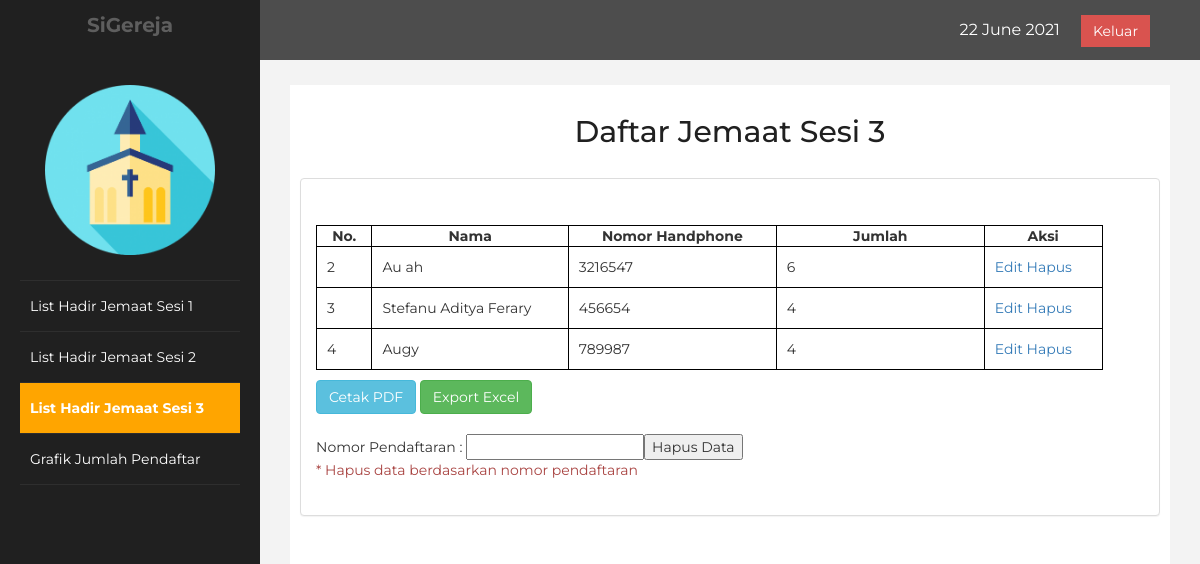
Page /admin_test3.php (signed in) on the committed database.
### tables this page shows
CREATE TABLE `sesi_3` (
  `nomor` int(30) NOT NULL,
  `nama` varchar(50) NOT NULL,
  `no_hp` varchar(30) NOT NULL,
  `jumlah` int(10) NOT NULL
);

### admin_test3.php (the view, shortened to what this page needs)
<!DOCTYPE html>
<html lang="en">
<head>
    <link rel="stylesheet" href="https://maxcdn.bootstrapcdn.com/bootstrap/3.3.7/css/bootstrap.min.css">
    <link rel="stylesheet" href="css/css5.css"/>
</head>
<body>
    <div id="wrapper">
        <nav class="navbar navbar-default navbar-cls-top " role="navigation" style="margin-bottom: 0">
            <div class="navbar-header">
                <a class="navbar-brand" href="#"> SiGereja</a>
            </div>
    <div style="color: white;padding: 15px 50px 5px 50px;float: right;font-size: 16px;"><?php date_default_timezone_set('Asia/Jakarta'); echo date("d F Y")."&nbsp; &nbsp; &nbsp;"; ?><a href="logout.php" class="btn btn-danger square-btn-adjust">Keluar</a> </div>
        </nav>
            <nav class="navbar-default navbar-side" role="navigation">
            <div class="sidebar-collapse">
                <ul class="nav" id="main-menu">
				<li class="text-center">
                    <img src="resource/image/logogereja.png" class="user-image img-responsive"/>
					</li>
                    <li>
                        <a href="admin.php"><i class="fa fa-dashboard fa-3x"></i> List Hadir Jemaat Sesi 1</a>
                    </li>
                    <li>
                        <a   href="admin_test2.php"><i class="fa fa-desktop fa-3x"></i> List Hadir Jemaat Sesi 2</a>
                    </li>
                    <li>
                        <a  class="active-menu" href="admin_test3.php"><i class="fa fa-desktop fa-3x"></i> List Hadir Jemaat Sesi 3</a>
                    </li>
                    <li>
                        <a href="grafik.php"><i class="fa fa-dashboard fa-3x"></i> Grafik Jumlah Pendaftar</a>
                    </li>
				</ul>
            </div>
        </nav>
        <div id="page-wrapper" >
            <div id="page-inner">
                <div class="row">
                    <div class="col-md-12">
                     <h2>Daftar Jemaat Sesi 3</h2>
                        <br>
                    </div>
                </div>
                <div class="row">
                <div class="col-md-12 col-sm-0">
                    <div class="panel">
                        <div class="panel-heading">
                        </div>
                        <div class="panel-body">
                                <table align="left" border="2" cellpadding="2" cellspacing="2">
                                    <tr>
                                        <th style="text-align:center;" width="40">No.</th>
                                        <th style="text-align:center;" width="25%">Nama</th>
                                        <th style="text-align:center;" width="150">Nomor Handphone</th>
                                        <th style="text-align:center;" width="150">Jumlah</th>
                                        <th style="text-align:center;" width="15%">Aksi</th>
                                    </tr>
                                    <?php
                                    include 'koneksi.php';
                                    $sql = mysqli_query($koneksi, "select * from sesi_3");
                                    foreach ($sql as $row) {
                                        echo"<tr>
                                        <td>".$row['nomor']."</td>
                                        <td>".$row['nama']."</td>
                                        <td>".$row['no_hp']."</td>
                                        <td>".$row['jumlah']."</td>
                                        <td>
                                            <a href='update3.php?id=$row[nomor]'>Edit</a>
                                            <a href='delete3.php?id=$row[nomor]'>Hapus</a>
                                        </td>
                                        </tr>";
                                        }
                                    ?>
                                </table>
                                <button onclick="location.href='reportpdf3.php';" id="reportpdf" type="button" class="btn btn-info">Cetak PDF</button>
                                <button onclick="location.href='reportexcel3.php';" id="reportexcel" type="button" class="btn btn-success">Export Excel</button>
                                <br><br>
                                <form method="POST" action="admin_test3.php">
                                    <table align="center">
                                            <input type="text" name="nomor">
                                            <input type="submit" name="Submit" value="Hapus Data"><br>
                                            <text class="text-danger">* Hapus data berdasarkan nomor pendaftaran</text>
                                    </table>
                                </form>
                        </div>
                    </div>
                </div>
             </div>
             </div>
            </div>
        </div>
</body>
</html>

### css/css5.css (style rules this page uses)
body { font-family: 'Montserrat', sans-serif; }
table { border: solid 1px rgb(0, 0, 0); border-collapse: collapse; border-spacing: 0; width: 95%; margin: 10px auto 10px auto; }
table tbody td { border: solid 1px black; color: #333; padding: 10px; text-shadow: 1px 1px 1px #fff; }
h2 { text-align: center; }
#wrapper { width: 100%; background:#202020; }
#page-wrapper { padding: 15px 15px; min-height: 600px; background:#F3F3F3; }
#page-inner { width:100%; margin:10px 20px 10px 0px; background-color:#fff!important; padding:10px; min-height:1200px; }
.text-center { text-align:center; }
h2 { color: #202020; }
.square-btn-adjust { border: 0px solid transparent; -webkit-border-radius: 0px; -moz-border-radius: 0px; border-radius: 0px; }
.user-image { margin: 25px auto; -webkit-border-radius: 10px; -moz-border-radius: 10px; border-radius: 10px; max-height:170px; max-width:170px; }
.navbar-cls-top .navbar-brand { color: black; background: orange; width: 260px; text-align: center; height: 60px; font-size: 20px; font-weight: 700; padding-top: 10; }
.active-menu { background-color:orange!important; color: #202020; font-weight: bold; }
.sidebar-collapse , .sidebar-collapse .nav { background:none; }
.sidebar-collapse .nav { padding:0; }
.sidebar-collapse .nav > li > a { color:#fff; background:#202020; text-shadow:none; }
.sidebar-collapse > .nav > li > a { padding:15px 10px; }
.sidebar-collapse > .nav > li { border-bottom: 1px solid rgba(107, 108, 109, 0.19); }
.navbar-side { border:none; background-color: #202020; padding-left: 20px; padding-right: 20px; }
.navbar-cls-top { background:#4D4D4D; border-bottom:none; }
.navbar-default { border:0px solid black; }
.navbar-header { background: #202020; }
@media (min-width:768px) { #page-wrapper { margin: 0 0 0 260px; padding: 15px 30px; min-height: 1200px; } }
@media (min-width:768px) { .navbar-side { z-index: 1; position: absolute; width: 260px; } }
@media (min-width:768px) { .navbar { border-radius: 0px; } }
.panel { margin-bottom: 20px; background-color: #fff; border: 1px solid transparent; border-color: #ddd; border-radius: 4px; -webkit-box-shadow: 0 1px 1px rgba(0, 0, 0, .05); box-shadow: 0 1px 1px rgba(0, 0, 0, .05); }
.panel-body { padding: 15px; }

### rows in the picture
sesi_3: nomor "2", nama "Au ah", no_hp "3216547", jumlah "6"
sesi_3: nomor "3", nama "Stefanu Aditya Ferary", no_hp "456654", jumlah "4"
sesi_3: nomor "4", nama "Augy", no_hp "789987", jumlah "4"
